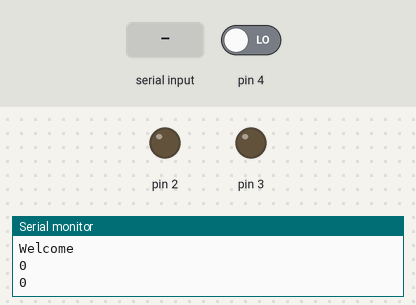
A sketch run on a simulated Arduino Uno, built with avr-gcc and run on an emulated ATmega328P. Parts: output pins drawn as LEDs (lit = HIGH), the last lines printed to the serial monitor. The inputs (shaded band) are chosen by the test bench; at power-on: pin 4 LOW.

Above: at 1.2 s.
1.3 s: "r" received over Serial
At 4.2 s:
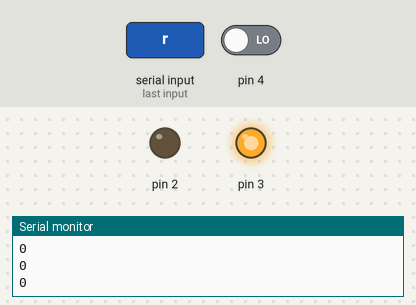
4.3 s: "1" received over Serial
At 9.5 s:
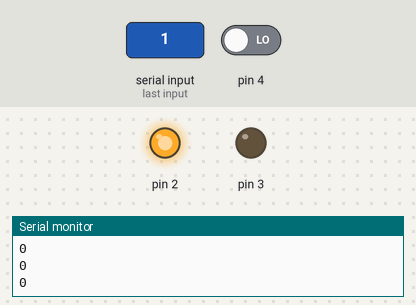
Timing chart, 0 to 13.5 s (numbered marks = the images above; inputs shaded):
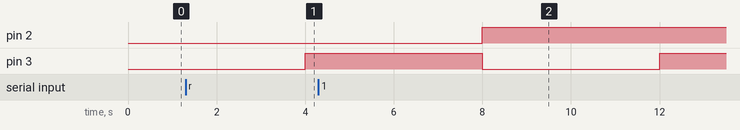

The sketch:

Lab1.3.ino
```cpp
#include <Scheduler.h>

char carattere;
int redLed=0;
int greenLed = 0;
int sensore = 0;


void printLedStat(int value){
  if(value==1){
    Serial.println("HIGH");
  }else{
    Serial.println("LOW");
  }
}


void setup(){
  Serial.begin(9600);

  pinMode(2, OUTPUT);
  pinMode(3, OUTPUT);
  pinMode(4, INPUT);

  Scheduler.startLoop(loop2);
  Scheduler.startLoop(loop3);
  Scheduler.startLoop(loop4);


  while(!Serial);
  Serial.println("Welcome");
}

void loop(){
  if(Serial.available() > 0){
    carattere = Serial.read();
    if(carattere != 'r' && carattere != 'l'){
        Serial.println("Errore !!!!");
      }else{
        if(carattere == 'r'){
          Serial.print("Red LED status: ");
          printLedStat(redLed);
        }else{
          Serial.print("Green LED status: ");
          printLedStat(greenLed);
        }
      }
  }
}


void loop2(){ // GREEN
  digitalWrite(2, LOW);
  greenLed=0;
  delay(8000);
  digitalWrite(2, HIGH);
  greenLed=1;
  delay(8000);
}


void loop3(){ // RED
  digitalWrite(3, LOW);
  redLed=0;
  delay(4000);
  digitalWrite(3, HIGH);
  redLed=1;
  delay(4000);
}


void loop4(){ // GREEN
  sensore = digitalRead(4);
  if(sensore == HIGH){
    Serial.println(sensore);
    delay(1000);
  }else {
    Serial.println(sensore);
    delay(1000);
  }
}
```
